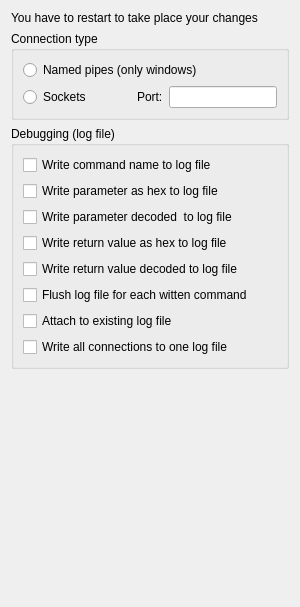
     <widget class="QWidget" name="tab_8">
      <attribute name="title">
       <string>Remote procedure calll</string>
      </attribute>
      <layout class="QVBoxLayout" name="verticalLayout_15">
       <item>
        <widget class="QLabel" name="WarningLabel">
         <property name="text">
          <string>You have to restart to take place your changes  </string>
         </property>
        </widget>
       </item>
       <item>
        <widget class="QGroupBox" name="groupBox_4">
         <property name="title">
          <string>Connection type</string>
         </property>
         <layout class="QVBoxLayout" name="verticalLayout_13">
          <item>
           <widget class="QRadioButton" name="NamedPipeRadioButton">
            <property name="text">
             <string>Named pipes (only windows)</string>
            </property>
           </widget>
          </item>
          <item>
           <layout class="QHBoxLayout" name="horizontalLayout_25">
            <item>
             <widget class="QRadioButton" name="SocketsRadioButton">
              <property name="text">
               <string>Sockets</string>
              </property>
             </widget>
            </item>
            <item>
             <spacer name="horizontalSpacer_8">
              <property name="orientation">
               <enum>Qt::Horizontal</enum>
              </property>
              <property name="sizeHint" stdset="0">
               <size>
                <width>40</width>
                <height>20</height>
               </size>
              </property>
             </spacer>
            </item>
            <item>
             <widget class="QLabel" name="label_15">
              <property name="text">
               <string>Port:</string>
              </property>
             </widget>
            </item>
            <item>
             <widget class="QLineEdit" name="PortLineEdit"/>
            </item>
           </layout>
          </item>
         </layout>
        </widget>
       </item>
       <item>
        <widget class="QGroupBox" name="groupBox_3">
         <property name="title">
          <string>Debugging (log file)</string>
         </property>
         <layout class="QVBoxLayout" name="verticalLayout_14">
          <item>
           <widget class="QCheckBox" name="CommandNameCheckBox">
            <property name="text">
             <string>Write command name to log file</string>
            </property>
           </widget>
          </item>
          <item>
           <widget class="QCheckBox" name="ParameterHexCheckBox">
            <property name="text">
             <string>Write parameter as hex to log file</string>
            </property>
           </widget>
          </item>
          <item>
           <widget class="QCheckBox" name="ParameterDecodedCheckBox">
            <property name="text">
             <string>Write parameter decoded  to log file</string>
            </property>
           </widget>
          </item>
          <item>
           <widget class="QCheckBox" name="ReturnValueHexCheckBox">
            <property name="text">
             <string>Write return value as hex to log file</string>
            </property>
           </widget>
          </item>
          <item>
           <widget class="QCheckBox" name="ReturnValueDecodedCheckBox">
            <property name="text">
             <string>Write return value decoded to log file</string>
            </property>
           </widget>
          </item>
          <item>
           <widget class="QCheckBox" name="FlushLogFileCheckBox">
            <property name="text">
             <string>Flush log file for each witten command</string>
            </property>
           </widget>
          </item>
          <item>
           <widget class="QCheckBox" name="AttachToLogFileCheckBox">
            <property name="text">
             <string>Attach to existing log file</string>
            </property>
           </widget>
          </item>
          <item>
           <widget class="QCheckBox" name="WriteToOneLogFileCheckBox">
            <property name="text">
             <string>Write all connections to one log file</string>
            </property>
           </widget>
          </item>
         </layout>
        </widget>
       </item>
       <item>
        <spacer name="verticalSpacer_7">
         <property name="orientation">
          <enum>Qt::Vertical</enum>
         </property>
         <property name="sizeHint" stdset="0">
          <size>
           <width>20</width>
           <height>227</height>
          </size>
         </property>
        </spacer>
       </item>
      </layout>
     </widget>
